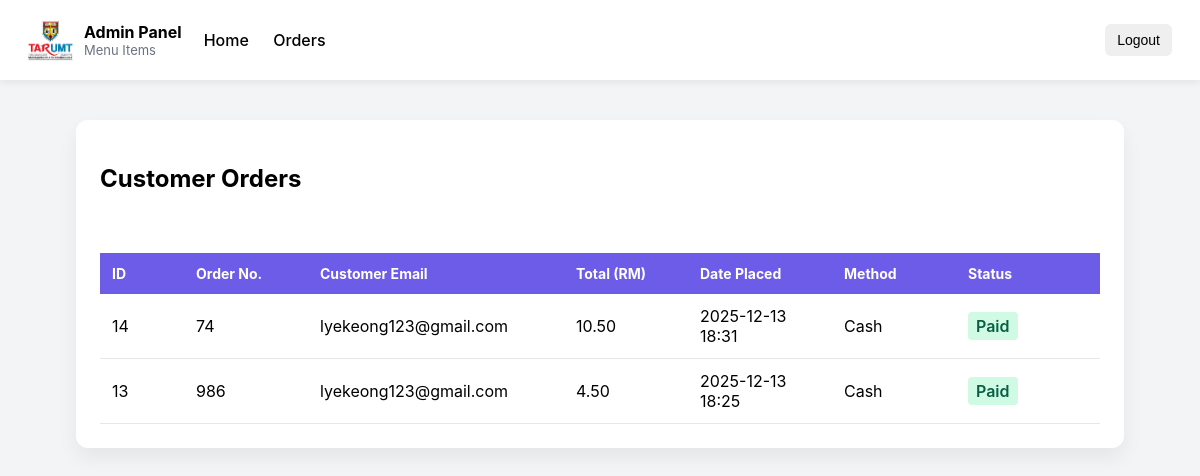
Screenshot of /myproject/admin_view_orders.php (signed in) with the database file from the repository.
### tables this page shows
CREATE TABLE `orders` (
  `id` int(11) NOT NULL,
  `user_email` varchar(255) DEFAULT NULL,
  `subtotal` decimal(10,2) DEFAULT NULL,
  `created_at` timestamp NOT NULL DEFAULT current_timestamp(),
  `status` varchar(20) NOT NULL DEFAULT 'pending',
  `payment_method` varchar(50) DEFAULT NULL,
  `order_no` int(11) DEFAULT NULL
);

### myproject/admin_view_orders.php (the view, shortened to what this page needs)
<?php
require "db.php";
$stmt = $conn->prepare("SELECT * FROM orders ORDER BY id DESC");
$stmt->execute();
$orders = $stmt->fetchAll(PDO::FETCH_ASSOC);
function getStatusStyle($status) {
    switch ($status) {
        case 'paid':
            return 'background:#d1fae5; color:#065f46; padding:4px 8px; border-radius:4px; font-weight:600;';
    }
}
?>
<!doctype html>
<html>
<head>
</head>
<body>
<header>
    <div class="logo-box"><div class="logo"><img src="img/logo.jpg" class="logo-img"> </div>
        <div>
            <div style="font-weight:700;">Admin Panel</div>
            <div style="font-size:13px; color:#6b7280;">Menu Items</div>
        </div>
    <div class="admin-nav">
            <a href="admin.php" class="active">Home</a>
            <a href="admin_view_orders.php">Orders</a>
        </div>
    </div>
    <button onclick="location.href='logout.php'" class="header-logout-btn">
        Logout
    </button>
</header>
<div class="container">
    <h2 style="margin:0;">Customer Orders</h2>
    <table>
        <tr>
            <th width="60">ID</th>
            <th width="100">Order No.</th>
            <th>Customer Email</th>
            <th width="100">Total (RM)</th>
            <th width="120">Date Placed</th>
            <th width="100">Method</th>
            <th width="120">Status</th>
        </tr>
        <?php if (count($orders) === 0): ?>
            <tr>
                <td colspan="9" style="text-align:center; padding:20px; color:#6b7280;">
                    No orders found.
                </td>
            </tr>
        <?php else: ?>
            <?php foreach ($orders as $order): ?>
                <tr>
                    <td><?= $order['id'] ?></td>
                    <td><?= htmlspecialchars($order['order_no'] ?? 'N/A') ?></td>
                    <td><?= htmlspecialchars($order['user_email']) ?></td>
                    <td><?= number_format($order['subtotal'], 2) ?></td>
                    <td><?= date('Y-m-d H:i', strtotime($order['created_at'])) ?></td>
                    <td><?= htmlspecialchars($order['payment_method'] ?? 'N/A') ?></td>
                    <td>
                        <span style="<?= getStatusStyle($order['status']) ?>">
                            <?= ucfirst($order['status']) ?>
                        </span>
                    </td>
                </tr>
            <?php endforeach; ?>
        <?php endif; ?>
    </table>
</div>
</body>
</html>

### myproject/admin_view_orders.php (style rules this page uses)
body { margin:0; font-family:Inter,Arial; background:#f3f4f6; }
header { display:flex; justify-content:space-between; align-items:center; padding:18px 28px; background:white; box-shadow:0 2px 8px rgba(0,0,0,0.08); }
.logo-box { display:flex; align-items:center; gap:12px }
.logo { width:44px; height:44px; display:flex; align-items:center; justify-content:center; font-weight:700; border-radius:8px; }
.logo-img { width: 55px; height: 55px; object-fit: cover; border-radius: 8px; }
.admin-nav a { color: #000000ff; text-decoration: none; font-weight: 500; padding: 8px 10px; }
.header-logout-btn { color:#000000ff; border:none; padding: 8px 12px; border-radius:6px; cursor:pointer; font-size:14px; font-weight: 500; text-decoration: none; transition: background 0.2s; }
.container { max-width:1000px; margin:40px auto; background:white; padding:24px; border-radius:12px; box-shadow:0 10px 20px rgba(0,0,0,0.06); }
table { width:100%; border-collapse:collapse; }
table th { background:#6c5ce7; color:white; padding:12px; text-align:left; font-size:14px; }
table td { padding:12px; border-bottom:1px solid #e5e7eb; }

### rows the page displays
orders: id "14", order_no "74", user_email "lyekeong123@gmail.com", subtotal "10.50", created_at "2025-12-13 18:31", payment_method "Cash", status "Paid"
orders: id "13", order_no "986", user_email "lyekeong123@gmail.com", subtotal "4.50", created_at "2025-12-13 18:25", payment_method "Cash", status "Paid"
